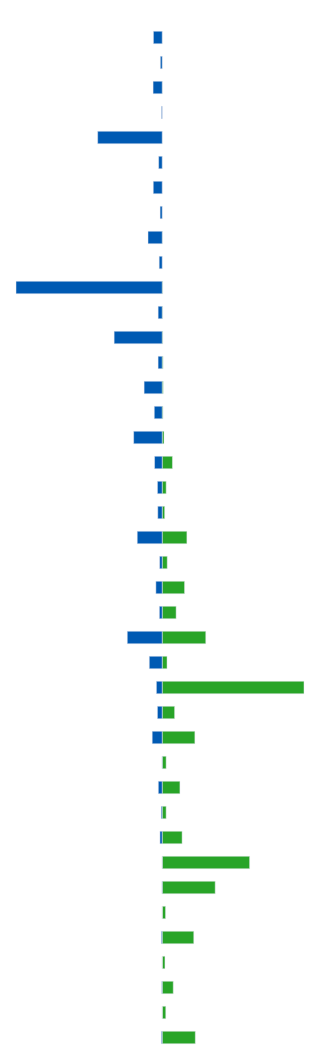

This figure's notebook cell:
### Code cell
num_rows = Summery_df.shape[0]+1
height = 1050 #row_height*42
row_height = int(height/(num_rows))


fig = go.Figure()

fig.add_trace(
    trace = go.Bar(name='Put', y=Summery_df.Basis, x=Summery_df.openInterest_PF,orientation='h', marker_color = 'rgb(40, 164, 40)'),
)

fig.add_trace(
    trace = go.Bar(name='Call', y=Summery_df.Basis, x=-Summery_df.openInterest_CF,orientation='h', marker_color = 'rgb(0, 90, 179)'),
)



fig.update_layout(
    #barmode='stack', 
    barmode='overlay', 
    margin=dict(l=0,r=0,b=0.1,t=row_height),
    # Set limits in the x and y axis
    #yaxis_range= [HedgeBedarf_df.Basis.min(), HedgeBedarf_df.Basis.max()],
    #xaxis_range= [HedgeBedarf_df.Sum.min() - dx, HedgeBedarf_df.Sum.max() + dx],
    
    # Define width and height of the image
    width=80,height=1050,
    template = "seaborn",
    showlegend=False,
    bargap =0.5 ,
    plot_bgcolor='rgba(0, 0, 0, 0)',
    paper_bgcolor='rgba(0, 0, 0, 0)',
)


fig.update_xaxes(visible=False)
fig.update_yaxes(visible=False)
fig.show()

### Figure 1 — Plotly figure (JSON) as saved in the notebook; plotly's stock layout.template omitted (floating-point values rounded to 4 significant figures)
{"data": [{"marker": {"color": "rgb(40, 164, 40)"}, "name": "Put", "orientation": "h", "type": "bar", "x": [6, 4, 15, 0, 5, 6, 3, 1, 28, 1, 67, 61, 84, 118, 132, 111, 243, 1356, 526, 330, 3264, 667, 2958, 1841, 5758, 642, 18732, 1643, 4320, 524, 2345, 524, 2632, 11551, 7002, 445, 4173, 366, 1462, 474, 4377], "y": [17000, 16950, 16900, 16850, 16800, 16750, 16700, 16650, 16600, 16550, 16500, 16450, 16400, 16350, 16300, 16250, 16200, 16150, 16100, 16050, 16000, 15950, 15900, 15850, 15800, 15750, 15700, 15650, 15600, 15550, 15500, 15450, 15400, 15350, 15300, 15250, 15200, 15150, 15100, 15050, 15000]}, {"marker": {"color": "rgb(0, 90, 179)"}, "name": "Call", "orientation": "h", "type": "bar", "x": [-1161, -243, -1205, -96, -8524, -469, -1180, -277, -1876, -397, -19310, -536, -6347, -543, -2389, -1046, -3771, -1009, -630, -584, -3298, -339, -834, -374, -4614, -1706, -768, -633, -1321, -27, -512, -129, -298, -15, -33, -1, -109, 0, -58, -2, -107], "y": [17000, 16950, 16900, 16850, 16800, 16750, 16700, 16650, 16600, 16550, 16500, 16450, 16400, 16350, 16300, 16250, 16200, 16150, 16100, 16050, 16000, 15950, 15900, 15850, 15800, 15750, 15700, 15650, 15600, 15550, 15500, 15450, 15400, 15350, 15300, 15250, 15200, 15150, 15100, 15050, 15000]}], "layout": {"bargap": 0.5, "barmode": "overlay", "height": 1050, "margin": {"b": 0.1, "l": 0, "r": 0, "t": 25}, "paper_bgcolor": "rgba(0, 0, 0, 0)", "plot_bgcolor": "rgba(0, 0, 0, 0)", "showlegend": false, "width": 80, "xaxis": {"visible": false}, "yaxis": {"visible": false}}}
